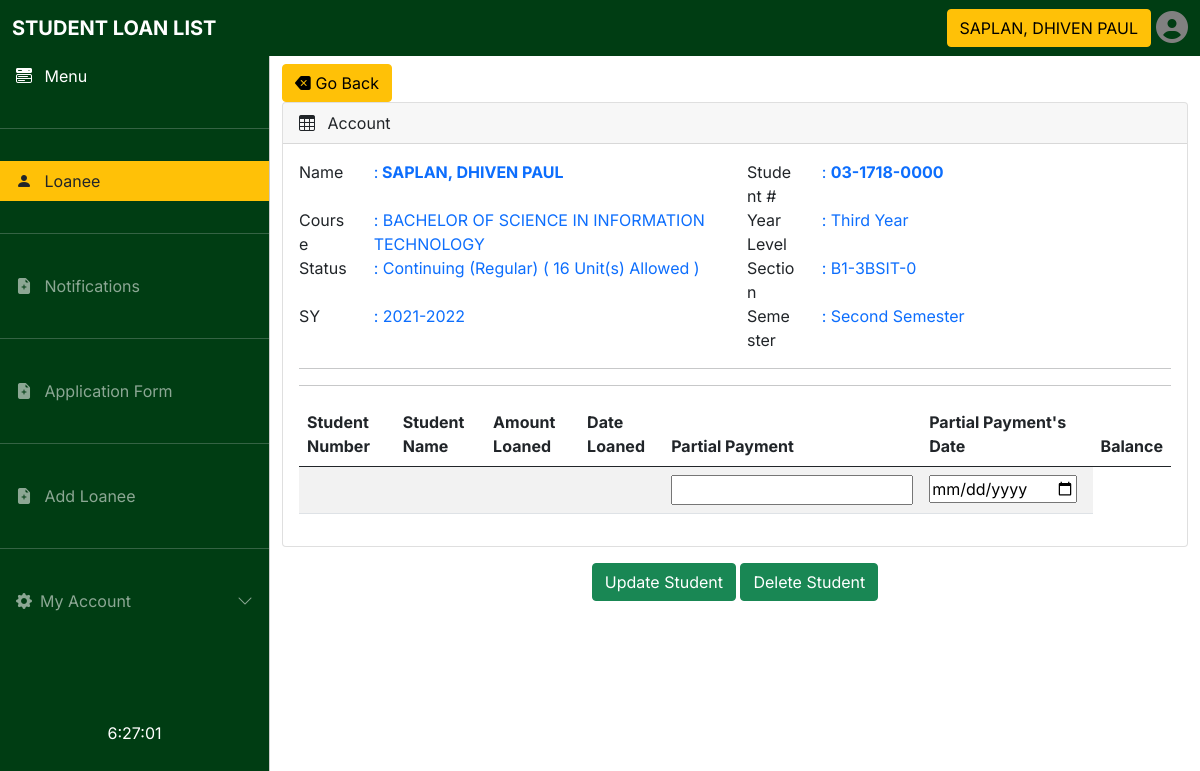
The page /update.php?varname=03-1718-0000 (signed in) on the database its author committed.
### tables this page shows
CREATE TABLE `users` (
  `id` int(11) NOT NULL,
  `user_name` varchar(255) NOT NULL,
  `password` varchar(255) NOT NULL,
  `name` varchar(255) NOT NULL,
  `course` varchar(255) NOT NULL,
  `status` varchar(255) NOT NULL,
  `sy` varchar(255) NOT NULL,
  `studentnum` varchar(255) NOT NULL,
  `yearlvl` varchar(255) NOT NULL,
  `section` varchar(255) NOT NULL,
  `semester` varchar(255) NOT NULL
);

### update.php (the view, shortened to what this page needs)
<?php
include "userpayment.php";
$var_value = $_GET['varname'];
if (isset($_SESSION['id']) && isset($_SESSION['user_name'])) {
?>
<!DOCTYPE html>
<html lang="en">
<head>
  <link rel="stylesheet" href="css/bootstrap.min.css" />
  <link rel="stylesheet" href="https://cdn.jsdelivr.net/npm/bootstrap-icons@1.4.1/font/bootstrap-icons.css" />
  <link rel="stylesheet" href="css/dataTables.bootstrap5.min.css" />
  <link rel="stylesheet" href="css/style.css" />
</head>
<body onload="startTime()">
  <nav class="navbar navbar-expand-lg navbar-dark fixed-top" style="background-color:#003d13;">
    <div class="container-fluid">
      <a class="navbar-brand me-auto ms-lg-0 ms-3 text-uppercase fw-bold text-white">STUDENT LOAN LIST</a>
      <div class="collapse navbar-collapse" id="topNavBar">
        <form class="d-flex ms-auto my-3 my-lg-0" >
          <button type="button" class="btn btn-warning"><?php echo $_SESSION['name']; ?></button>
        </form>
        <ul class="navbar-nav">
          <li class="nav-item dropdown">
            <a>
              <i class="fas fa-user-circle fa-2x" style="padding-left: 5px ;color: gray;"></i>
            </a>
          </li>
        </ul>
      </div>
    </div>
  </nav>
  <div class="offcanvas offcanvas-start sidebar-nav" style="background-color: #003d13;" tabindex="-1" id="sidebar">
    <div class="offcanvas-body p-0">
      <nav class="navbar-dark">
        <ul class="navbar-nav">
          <li>
            <a href="#" class="nav-link px-3 active">
              <span class="me-2"><i class="bi bi-menu-button-wide-fill"></i></span>
              <span>Menu</span>
            </a>
          </li>
          <li class="my-4">
            <hr class="dropdown-divider bg-light" />
          </li>
          <li class="btn-warning">
            <a href="studentlist.php" class="nav-link px-3">
              <span class="me-2 text-dark"><i class="bi bi-person-fill"></i></span>
              <span class="text-dark">Loanee</span>
            </a>
          </li>
          <li class="my-4">
            <hr class="dropdown-divider bg-light" />
          </li>
          <li>
            <a href="notif.php" class="nav-link px-3">
              <span class="me-2"><i class="bi bi-file-earmark-plus-fill"></i></span>
              <span>Notifications</span>
            </a>
          </li>
          <li class="my-4">
            <hr class="dropdown-divider bg-light" />
          </li>
          <li>
            <a href="appform.php" class="nav-link px-3">
              <span class="me-2"><i class="bi bi-file-earmark-plus-fill"></i></span>
              <span>Application Form</span>
            </a>
          </li>
          <li class="my-4">
            <hr class="dropdown-divider bg-light" />
          </li>
          <li>
            <a href="add.php" class="nav-link px-3">
              <span class="me-2"><i class="bi bi-file-earmark-plus-fill"></i></span>
              <span>Add Loanee</span>
            </a>
          </li>
          <li class="my-4">
            <hr class="dropdown-divider bg-light" />
          </li>
          <li>
            <a class="nav-link px-3 sidebar-link" data-bs-toggle="collapse" href="#layouts">
              <span class="me-2"><i class="bi bi-gear-fill"></i></span>
              <span>My Account</span>
              <span class="ms-auto">
                <span class="right-icon">
                  <i class="bi bi-chevron-down"></i>
                </span>
              </span>
            </a>
          </li>
          <div id="txt" style="margin: auto; color: white; padding-top: 100px;">
          </div>
        </ul>
      </nav>
    </div>
  </div>
  <main class="mt-5 pt-3">
    <div class="container-fluid">
      <div class="row">
        <div class="col-md-12 mb-3">
          <button type="button" class="btn btn-warning" onclick="window.location.href='studentlist.php';"><i class="bi bi-backspace-fill"></i> Go Back</button><br>
          <div class="card">
            <div class="card-header">
              <span><i class="bi bi-table me-2"></i></span> Account
            </div>
            <div class="card-body">
              <div class="table-responsive">
                <table id="example" class="table table-striped" style="width: 100%">
                  <div class="widget-body">
                    <div class="row">
                      <?php $sql = 'SELECT * FROM users WHERE user_name="'.$var_value.'"';
                    $result = mysqli_query($conn,$sql);
                      while ($row = mysqli_fetch_assoc($result)): {
                    }?>
                      <div class="col-sm-1">Name</div>
                      <div class="col-sm-5 text-primary">:<b> <?php echo $row['name'];?></b></div>
                      <div class="col-sm-1">Student #</div>
                      <div class="col-sm-5 text-primary">: <b> <?php echo $row['user_name'];?></b></div>
                    </div>
                    <div class="row">
                      <div class="col-sm-1">Course</div>
                      <div class="col-sm-5 text-primary">: <?php echo $row['course'];?></div>
                      <div class="col-sm-1">Year Level</div>
                      <div class="col-sm-5 text-primary">: <?php echo $row['yearlvl'];?></div>
                    </div>
                    <div class="row">
                      <div class="col-sm-1">Status</div>
                      <div class="col-sm-5 text-primary">: <?php echo $row['status'];?>
                      </div>
                      <div class="col-sm-1">Section</div>
                      <div class="col-sm-5 text-primary">: <span id="student_parent_section"><?php echo $row['section'];?></span></div>
                    </div>
                    <div class="row">
                      <div class="col-sm-1">SY</div>
                      <div class="col-sm-5 text-primary">: <?php echo $row['sy'];?></div>
                      <div class="col-sm-1">Semester</div>
                      <div class="col-sm-5 text-primary">: <?php echo $row['semester'];?></div>
                    </div>
                  </div>
                  <?php endwhile;?>
                  <thead>
                    <hr>
                    <hr>
                    <tr>
                      <th>Student Number</th>
                      <th>Student Name</th>
                      <th>Amount Loaned</th>
                      <th>Date Loaned</th>
                      <th>Partial Payment</th>
                      <th>Partial Payment's Date</th>
                      <th>Balance</th>
                    </tr>
                  </thead>
                  <tbody>
                    <tr>
                      <td></td>
                      <td></td>
                      <td></td>
                      <td></td>
                      <form class="form-login" action="userpayment.php" method="POST">
                      <td><input type="number" name="fee"></td>
                      <td><input type="date" name="partialdate"></td>
                    </tr>
                  </tbody>
                </table>
              </div>
            </div>
          </div>
        </div>
      </div>
    </div>
    <div class="text-center">
      <button type="submit" class="btn btn-success" name="Update">Update Student</button>
      <button type="button" class="btn btn-success">Delete Student</button>
    </div>
  </main>
</body>
</html>
<?php
}else{
}
?>

### rows shown on the page
users: name "SAPLAN, DHIVEN PAUL", user_name "03-1718-0000", course "BACHELOR OF SCIENCE IN INFORMATION TECHNOLOGY", yearlvl "Third Year", status "Continuing (Regular) ( 16 Unit(s) Allowed )", section "B1-3BSIT-0", sy "2021-2022", semester "Second Semester"

### other values the page prints
$_SESSION['name'] "SAPLAN, DHIVEN PAUL"
